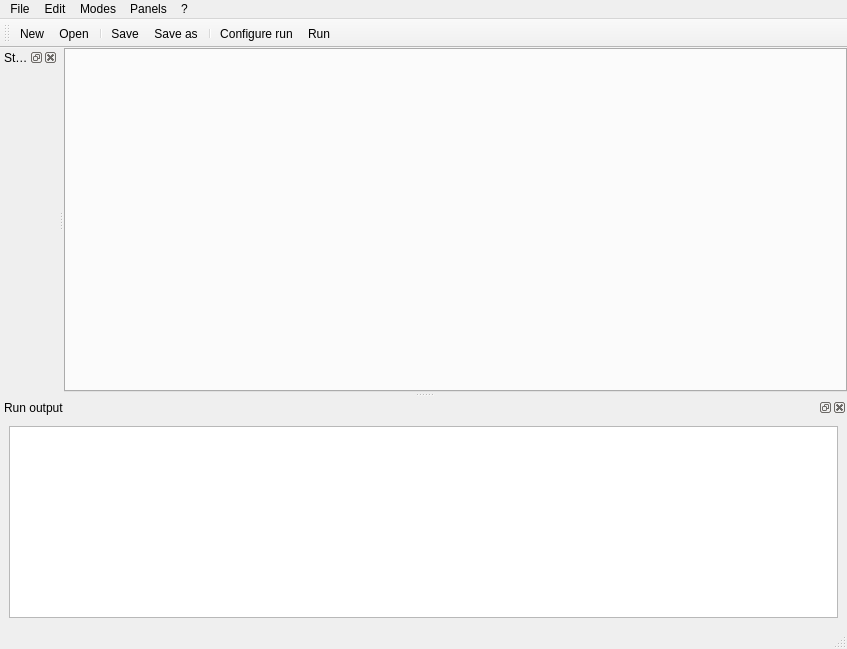
<?xml version="1.0" encoding="UTF-8"?>
<ui version="4.0">
 <class>MainWindow</class>
 <widget class="QMainWindow" name="MainWindow">
  <property name="geometry">
   <rect>
    <x>0</x>
    <y>0</y>
    <width>847</width>
    <height>649</height>
   </rect>
  </property>
  <property name="windowTitle">
   <string>pynotepad</string>
  </property>
  <property name="windowIcon">
   <iconset resource="resources.qrc">
    <normaloff>:/icons/pyqode.png</normaloff>:/icons/pyqode.png</iconset>
  </property>
  <widget class="QWidget" name="centralwidget">
   <layout class="QGridLayout" name="gridLayout">
    <property name="leftMargin">
     <number>0</number>
    </property>
    <property name="topMargin">
     <number>0</number>
    </property>
    <property name="rightMargin">
     <number>0</number>
    </property>
    <property name="bottomMargin">
     <number>0</number>
    </property>
    <property name="horizontalSpacing">
     <number>0</number>
    </property>
    <item row="1" column="0">
     <widget class="SplittableCodeEditTabWidget" name="tabWidget"/>
    </item>
   </layout>
  </widget>
  <widget class="QMenuBar" name="menubar">
   <property name="geometry">
    <rect>
     <x>0</x>
     <y>0</y>
     <width>847</width>
     <height>27</height>
    </rect>
   </property>
   <widget class="QMenu" name="menuFile">
    <property name="title">
     <string>File</string>
    </property>
    <widget class="QMenu" name="menuPython_interpreter">
     <property name="title">
      <string>Python interpreter</string>
     </property>
    </widget>
    <addaction name="actionNew"/>
    <addaction name="actionOpen"/>
    <addaction name="actionSave"/>
    <addaction name="actionSave_as"/>
    <addaction name="separator"/>
    <addaction name="actionConfigure_run"/>
    <addaction name="actionRun"/>
    <addaction name="separator"/>
    <addaction name="menuPython_interpreter"/>
    <addaction name="separator"/>
    <addaction name="actionQuit"/>
   </widget>
   <widget class="QMenu" name="menuEdit">
    <property name="title">
     <string>Edit</string>
    </property>
   </widget>
   <widget class="QMenu" name="menuModes">
    <property name="title">
     <string>Modes</string>
    </property>
   </widget>
   <widget class="QMenu" name="menuPanels">
    <property name="title">
     <string>Panels</string>
    </property>
   </widget>
   <widget class="QMenu" name="menu">
    <property name="title">
     <string>?</string>
    </property>
    <addaction name="actionAbout"/>
   </widget>
   <addaction name="menuFile"/>
   <addaction name="menuEdit"/>
   <addaction name="menuModes"/>
   <addaction name="menuPanels"/>
   <addaction name="menu"/>
  </widget>
  <widget class="QStatusBar" name="statusbar"/>
  <widget class="QToolBar" name="toolBar">
   <property name="windowTitle">
    <string>toolBar</string>
   </property>
   <property name="toolTip">
    <string>Configure run action for current editor</string>
   </property>
   <attribute name="toolBarArea">
    <enum>TopToolBarArea</enum>
   </attribute>
   <attribute name="toolBarBreak">
    <bool>false</bool>
   </attribute>
   <addaction name="actionNew"/>
   <addaction name="actionOpen"/>
   <addaction name="separator"/>
   <addaction name="actionSave"/>
   <addaction name="actionSave_as"/>
   <addaction name="separator"/>
   <addaction name="actionConfigure_run"/>
   <addaction name="actionRun"/>
  </widget>
  <widget class="QDockWidget" name="dockWidget">
   <property name="windowTitle">
    <string>Run output</string>
   </property>
   <attribute name="dockWidgetArea">
    <number>8</number>
   </attribute>
   <widget class="QWidget" name="dockWidgetContents">
    <layout class="QGridLayout" name="gridLayout_2">
     <item row="0" column="0">
      <widget class="PyInteractiveConsole" name="interactiveConsole"/>
     </item>
    </layout>
   </widget>
  </widget>
  <widget class="QDockWidget" name="dockWidgetOutline">
   <property name="windowTitle">
    <string>Structure</string>
   </property>
   <attribute name="dockWidgetArea">
    <number>1</number>
   </attribute>
   <widget class="QWidget" name="dockWidgetContents_2">
    <layout class="QGridLayout" name="gridLayout_3">
     <item row="0" column="0">
      <widget class="OutlineTreeWidget" name="widgetOutline" native="true"/>
     </item>
    </layout>
   </widget>
  </widget>
  <action name="actionNew">
   <property name="icon">
    <iconset resource="resources.qrc">
     <normaloff>:/icons/document-new.png</normaloff>:/icons/document-new.png</iconset>
   </property>
   <property name="text">
    <string>New</string>
   </property>
   <property name="shortcut">
    <string>Ctrl+N</string>
   </property>
   <property name="iconVisibleInMenu">
    <bool>true</bool>
   </property>
  </action>
  <action name="actionOpen">
   <property name="icon">
    <iconset resource="resources.qrc">
     <normaloff>:/icons/document-open.png</normaloff>:/icons/document-open.png</iconset>
   </property>
   <property name="text">
    <string>Open</string>
   </property>
   <property name="shortcut">
    <string>Ctrl+O</string>
   </property>
   <property name="iconVisibleInMenu">
    <bool>true</bool>
   </property>
  </action>
  <action name="actionSave">
   <property name="icon">
    <iconset resource="resources.qrc">
     <normaloff>:/icons/document-save.png</normaloff>:/icons/document-save.png</iconset>
   </property>
   <property name="text">
    <string>Save</string>
   </property>
   <property name="shortcut">
    <string>Ctrl+S</string>
   </property>
   <property name="iconVisibleInMenu">
    <bool>true</bool>
   </property>
  </action>
  <action name="actionSave_as">
   <property name="icon">
    <iconset resource="resources.qrc">
     <normaloff>:/icons/document-save-as.png</normaloff>:/icons/document-save-as.png</iconset>
   </property>
   <property name="text">
    <string>Save as</string>
   </property>
   <property name="shortcut">
    <string>Ctrl+Shift+S</string>
   </property>
   <property name="iconVisibleInMenu">
    <bool>true</bool>
   </property>
  </action>
  <action name="actionQuit">
   <property name="icon">
    <iconset resource="resources.qrc">
     <normaloff>:/icons/close.png</normaloff>:/icons/close.png</iconset>
   </property>
   <property name="text">
    <string>Quit</string>
   </property>
   <property name="shortcut">
    <string>Ctrl+Q</string>
   </property>
   <property name="iconVisibleInMenu">
    <bool>true</bool>
   </property>
  </action>
  <action name="actionAbout">
   <property name="icon">
    <iconset resource="resources.qrc">
     <normaloff>:/icons/about.png</normaloff>:/icons/about.png</iconset>
   </property>
   <property name="text">
    <string>About</string>
   </property>
   <property name="shortcut">
    <string>F1</string>
   </property>
   <property name="iconVisibleInMenu">
    <bool>true</bool>
   </property>
  </action>
  <action name="actionRun">
   <property name="icon">
    <iconset resource="resources.qrc">
     <normaloff>:/icons/Gnome-Media-Playback-Start.png</normaloff>:/icons/Gnome-Media-Playback-Start.png</iconset>
   </property>
   <property name="text">
    <string>Run</string>
   </property>
   <property name="toolTip">
    <string>Run current script</string>
   </property>
   <property name="iconVisibleInMenu">
    <bool>true</bool>
   </property>
  </action>
  <action name="actionConfigure_run">
   <property name="icon">
    <iconset resource="resources.qrc">
     <normaloff>:/icons/Gnome-System-Run.png</normaloff>:/icons/Gnome-System-Run.png</iconset>
   </property>
   <property name="text">
    <string>Configure run</string>
   </property>
   <property name="iconVisibleInMenu">
    <bool>true</bool>
   </property>
  </action>
  <action name="actionPython_2">
   <property name="text">
    <string>Python 2</string>
   </property>
  </action>
  <action name="actionPython_3">
   <property name="text">
    <string>Python 3</string>
   </property>
  </action>
 </widget>
 <customwidgets>
  <customwidget>
   <class>PyInteractiveConsole</class>
   <extends>QTextEdit</extends>
   <header>pyqode.python.widgets</header>
  </customwidget>
  <customwidget>
   <class>SplittableCodeEditTabWidget</class>
   <extends>QTabWidget</extends>
   <header>pyqode.core.widgets</header>
   <container>1</container>
  </customwidget>
  <customwidget>
   <class>OutlineTreeWidget</class>
   <extends>QWidget</extends>
   <header>pyqode.core.widgets.outline</header>
   <container>1</container>
  </customwidget>
 </customwidgets>
 <resources>
  <include location="resources.qrc"/>
 </resources>
 <connections/>
</ui>
